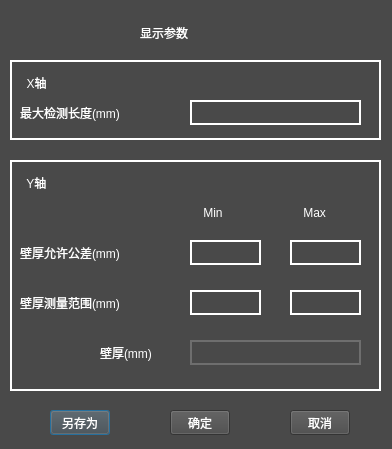
<?xml version="1.0" encoding="UTF-8"?>
<ui version="4.0">
 <class>ShowParameterClass</class>
 <widget class="QDialog" name="ShowParameterClass">
  <property name="geometry">
   <rect>
    <x>0</x>
    <y>0</y>
    <width>392</width>
    <height>449</height>
   </rect>
  </property>
  <property name="windowTitle">
   <string>ShowParameter</string>
  </property>
  <property name="styleSheet">
   <string notr="true">background-color: rgb(73, 73, 73);</string>
  </property>
  <widget class="QLabel" name="label">
   <property name="geometry">
    <rect>
     <x>140</x>
     <y>20</y>
     <width>95</width>
     <height>25</height>
    </rect>
   </property>
   <property name="minimumSize">
    <size>
     <width>95</width>
     <height>25</height>
    </size>
   </property>
   <property name="maximumSize">
    <size>
     <width>95</width>
     <height>25</height>
    </size>
   </property>
   <property name="styleSheet">
    <string notr="true">QLabel{
color: rgb(255, 255, 255);
font: 75 18pt &quot;新宋体&quot;;
}</string>
   </property>
   <property name="text">
    <string>显示参数</string>
   </property>
  </widget>
  <widget class="QWidget" name="widgetX" native="true">
   <property name="geometry">
    <rect>
     <x>10</x>
     <y>60</y>
     <width>371</width>
     <height>80</height>
    </rect>
   </property>
   <property name="styleSheet">
    <string notr="true">QWidget#widgetX{
border:2px solid rgb(255,255,255);
}</string>
   </property>
   <widget class="QLabel" name="label_2">
    <property name="geometry">
     <rect>
      <x>10</x>
      <y>10</y>
      <width>60</width>
      <height>25</height>
     </rect>
    </property>
    <property name="minimumSize">
     <size>
      <width>60</width>
      <height>25</height>
     </size>
    </property>
    <property name="maximumSize">
     <size>
      <width>60</width>
      <height>25</height>
     </size>
    </property>
    <property name="styleSheet">
     <string notr="true">QLabel{
color: rgb(255, 255, 255);
font: 75 14pt &quot;新宋体&quot;;
}</string>
    </property>
    <property name="text">
     <string>  X轴</string>
    </property>
   </widget>
   <widget class="QLabel" name="label_3">
    <property name="geometry">
     <rect>
      <x>10</x>
      <y>40</y>
      <width>160</width>
      <height>25</height>
     </rect>
    </property>
    <property name="minimumSize">
     <size>
      <width>160</width>
      <height>25</height>
     </size>
    </property>
    <property name="maximumSize">
     <size>
      <width>160</width>
      <height>25</height>
     </size>
    </property>
    <property name="styleSheet">
     <string notr="true">QLabel{
color: rgb(255, 255, 255);
font: 75 14pt &quot;新宋体&quot;;
}</string>
    </property>
    <property name="text">
     <string>最大检测长度(mm)</string>
    </property>
   </widget>
   <widget class="QLineEdit" name="lineEditLength">
    <property name="geometry">
     <rect>
      <x>180</x>
      <y>40</y>
      <width>171</width>
      <height>25</height>
     </rect>
    </property>
    <property name="minimumSize">
     <size>
      <width>171</width>
      <height>25</height>
     </size>
    </property>
    <property name="maximumSize">
     <size>
      <width>171</width>
      <height>25</height>
     </size>
    </property>
    <property name="styleSheet">
     <string notr="true">QLineEdit{
color: rgb(255, 255, 255);
border:2px solid rgb(255,255,255);
}</string>
    </property>
   </widget>
  </widget>
  <widget class="QWidget" name="widgetY" native="true">
   <property name="geometry">
    <rect>
     <x>10</x>
     <y>160</y>
     <width>371</width>
     <height>231</height>
    </rect>
   </property>
   <property name="styleSheet">
    <string notr="true">QWidget#widgetY{
border:2px solid rgb(255,255,255);
}</string>
   </property>
   <widget class="QLabel" name="label_4">
    <property name="geometry">
     <rect>
      <x>10</x>
      <y>10</y>
      <width>60</width>
      <height>25</height>
     </rect>
    </property>
    <property name="minimumSize">
     <size>
      <width>60</width>
      <height>25</height>
     </size>
    </property>
    <property name="maximumSize">
     <size>
      <width>60</width>
      <height>25</height>
     </size>
    </property>
    <property name="styleSheet">
     <string notr="true">QLabel{
color: rgb(255, 255, 255);
font: 75 14pt &quot;新宋体&quot;;
}</string>
    </property>
    <property name="text">
     <string>  Y轴</string>
    </property>
   </widget>
   <widget class="QLabel" name="label_6">
    <property name="geometry">
     <rect>
      <x>190</x>
      <y>40</y>
      <width>50</width>
      <height>25</height>
     </rect>
    </property>
    <property name="minimumSize">
     <size>
      <width>50</width>
      <height>25</height>
     </size>
    </property>
    <property name="maximumSize">
     <size>
      <width>50</width>
      <height>25</height>
     </size>
    </property>
    <property name="styleSheet">
     <string notr="true">QLabel{
color: rgb(255, 255, 255);
font: 75 14pt &quot;新宋体&quot;;
}</string>
    </property>
    <property name="text">
     <string> Min</string>
    </property>
   </widget>
   <widget class="QLabel" name="label_7">
    <property name="geometry">
     <rect>
      <x>290</x>
      <y>40</y>
      <width>50</width>
      <height>25</height>
     </rect>
    </property>
    <property name="minimumSize">
     <size>
      <width>50</width>
      <height>25</height>
     </size>
    </property>
    <property name="maximumSize">
     <size>
      <width>50</width>
      <height>25</height>
     </size>
    </property>
    <property name="styleSheet">
     <string notr="true">QLabel{
color: rgb(255, 255, 255);
font: 75 14pt &quot;新宋体&quot;;
}</string>
    </property>
    <property name="text">
     <string> Max</string>
    </property>
   </widget>
   <widget class="QLineEdit" name="lineEditToleranceMax">
    <property name="geometry">
     <rect>
      <x>280</x>
      <y>80</y>
      <width>71</width>
      <height>25</height>
     </rect>
    </property>
    <property name="minimumSize">
     <size>
      <width>50</width>
      <height>25</height>
     </size>
    </property>
    <property name="maximumSize">
     <size>
      <width>200</width>
      <height>25</height>
     </size>
    </property>
    <property name="styleSheet">
     <string notr="true">QLineEdit{
color: rgb(255, 255, 255);
border:2px solid rgb(255,255,255);
}</string>
    </property>
   </widget>
   <widget class="QLabel" name="label_8">
    <property name="geometry">
     <rect>
      <x>10</x>
      <y>80</y>
      <width>160</width>
      <height>25</height>
     </rect>
    </property>
    <property name="minimumSize">
     <size>
      <width>160</width>
      <height>25</height>
     </size>
    </property>
    <property name="maximumSize">
     <size>
      <width>160</width>
      <height>25</height>
     </size>
    </property>
    <property name="styleSheet">
     <string notr="true">QLabel{
color: rgb(255, 255, 255);
font: 75 14pt &quot;新宋体&quot;;
}</string>
    </property>
    <property name="text">
     <string>壁厚允许公差(mm)</string>
    </property>
   </widget>
   <widget class="QLineEdit" name="lineEditToleranceMin">
    <property name="geometry">
     <rect>
      <x>180</x>
      <y>80</y>
      <width>71</width>
      <height>25</height>
     </rect>
    </property>
    <property name="minimumSize">
     <size>
      <width>50</width>
      <height>25</height>
     </size>
    </property>
    <property name="maximumSize">
     <size>
      <width>200</width>
      <height>25</height>
     </size>
    </property>
    <property name="styleSheet">
     <string notr="true">QLineEdit{
color: rgb(255, 255, 255);
border:2px solid rgb(255,255,255);
}</string>
    </property>
   </widget>
   <widget class="QLabel" name="label_9">
    <property name="geometry">
     <rect>
      <x>10</x>
      <y>130</y>
      <width>160</width>
      <height>25</height>
     </rect>
    </property>
    <property name="minimumSize">
     <size>
      <width>160</width>
      <height>25</height>
     </size>
    </property>
    <property name="maximumSize">
     <size>
      <width>160</width>
      <height>25</height>
     </size>
    </property>
    <property name="styleSheet">
     <string notr="true">QLabel{
color: rgb(255, 255, 255);
font: 75 14pt &quot;新宋体&quot;;
}</string>
    </property>
    <property name="text">
     <string>壁厚测量范围(mm)</string>
    </property>
   </widget>
   <widget class="QLineEdit" name="lineEditLimitsMax">
    <property name="geometry">
     <rect>
      <x>280</x>
      <y>130</y>
      <width>71</width>
      <height>25</height>
     </rect>
    </property>
    <property name="minimumSize">
     <size>
      <width>50</width>
      <height>25</height>
     </size>
    </property>
    <property name="maximumSize">
     <size>
      <width>200</width>
      <height>25</height>
     </size>
    </property>
    <property name="styleSheet">
     <string notr="true">QLineEdit{
color: rgb(255, 255, 255);
border:2px solid rgb(255,255,255);
}</string>
    </property>
   </widget>
   <widget class="QLineEdit" name="lineEditLimitsMin">
    <property name="geometry">
     <rect>
      <x>180</x>
      <y>130</y>
      <width>71</width>
      <height>25</height>
     </rect>
    </property>
    <property name="minimumSize">
     <size>
      <width>50</width>
      <height>25</height>
     </size>
    </property>
    <property name="maximumSize">
     <size>
      <width>200</width>
      <height>25</height>
     </size>
    </property>
    <property name="styleSheet">
     <string notr="true">QLineEdit{
color: rgb(255, 255, 255);
border:2px solid rgb(255,255,255);
}</string>
    </property>
    <property name="text">
     <string/>
    </property>
   </widget>
   <widget class="QLabel" name="label_10">
    <property name="geometry">
     <rect>
      <x>90</x>
      <y>180</y>
      <width>80</width>
      <height>25</height>
     </rect>
    </property>
    <property name="minimumSize">
     <size>
      <width>80</width>
      <height>25</height>
     </size>
    </property>
    <property name="maximumSize">
     <size>
      <width>80</width>
      <height>25</height>
     </size>
    </property>
    <property name="styleSheet">
     <string notr="true">QLabel{
color: rgb(255, 255, 255);
font: 75 14pt &quot;新宋体&quot;;
}</string>
    </property>
    <property name="text">
     <string>壁厚(mm)</string>
    </property>
   </widget>
   <widget class="QLineEdit" name="lineEditPly">
    <property name="enabled">
     <bool>false</bool>
    </property>
    <property name="geometry">
     <rect>
      <x>180</x>
      <y>180</y>
      <width>171</width>
      <height>25</height>
     </rect>
    </property>
    <property name="minimumSize">
     <size>
      <width>171</width>
      <height>25</height>
     </size>
    </property>
    <property name="maximumSize">
     <size>
      <width>171</width>
      <height>25</height>
     </size>
    </property>
    <property name="styleSheet">
     <string notr="true">QLineEdit{
color: rgb(255, 255, 255);
border:2px solid rgb(110,110,110);
}</string>
    </property>
   </widget>
  </widget>
  <widget class="QPushButton" name="pushButtonSaveAs">
   <property name="geometry">
    <rect>
     <x>50</x>
     <y>410</y>
     <width>60</width>
     <height>25</height>
    </rect>
   </property>
   <property name="minimumSize">
    <size>
     <width>60</width>
     <height>25</height>
    </size>
   </property>
   <property name="maximumSize">
    <size>
     <width>60</width>
     <height>25</height>
    </size>
   </property>
   <property name="styleSheet">
    <string notr="true">color: rgb(255, 255, 255);</string>
   </property>
   <property name="text">
    <string>另存为</string>
   </property>
  </widget>
  <widget class="QPushButton" name="pushButtonYes">
   <property name="geometry">
    <rect>
     <x>170</x>
     <y>410</y>
     <width>60</width>
     <height>25</height>
    </rect>
   </property>
   <property name="minimumSize">
    <size>
     <width>60</width>
     <height>25</height>
    </size>
   </property>
   <property name="maximumSize">
    <size>
     <width>60</width>
     <height>25</height>
    </size>
   </property>
   <property name="styleSheet">
    <string notr="true">color: rgb(255, 255, 255);</string>
   </property>
   <property name="text">
    <string>确定</string>
   </property>
  </widget>
  <widget class="QPushButton" name="pushButtonNo">
   <property name="geometry">
    <rect>
     <x>290</x>
     <y>410</y>
     <width>60</width>
     <height>25</height>
    </rect>
   </property>
   <property name="minimumSize">
    <size>
     <width>60</width>
     <height>25</height>
    </size>
   </property>
   <property name="maximumSize">
    <size>
     <width>60</width>
     <height>25</height>
    </size>
   </property>
   <property name="styleSheet">
    <string notr="true">color: rgb(255, 255, 255);</string>
   </property>
   <property name="text">
    <string>取消</string>
   </property>
  </widget>
 </widget>
 <layoutdefault spacing="6" margin="11"/>
 <resources>
  <include location="showparameter.qrc"/>
 </resources>
 <connections/>
</ui>
